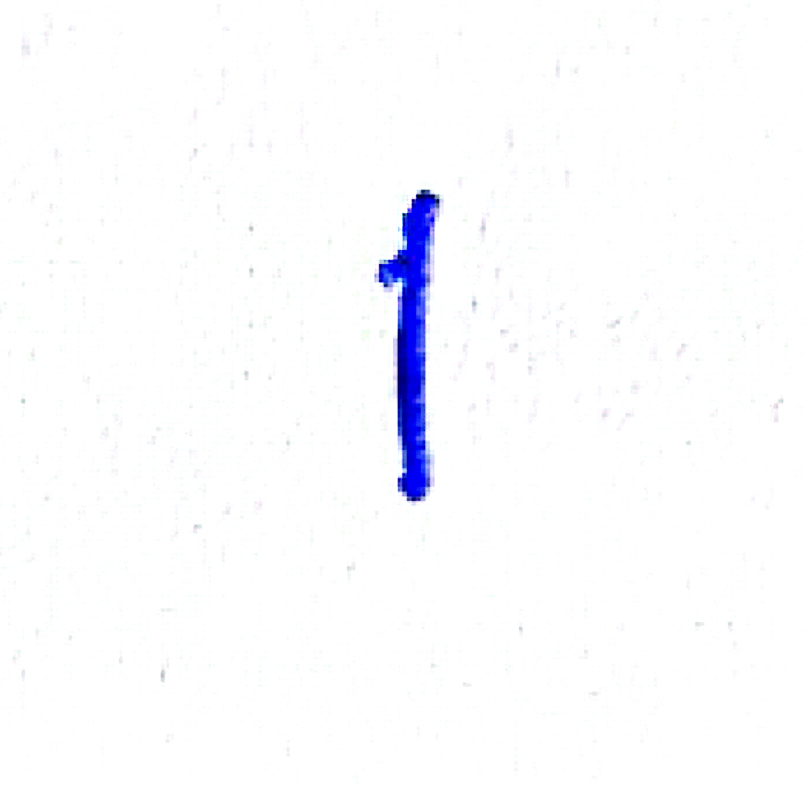
#> input picture Sample Test Images/Number_1_Sample_Input_Img.jpg, 806 x 785 px; its folder holds only this picture in this run
$ python -i evaluate_func.py   (imports and definitions only)
#> lines starting #> are read from the running program, lines starting #| are printed output that depends on the picture; after the words box and inside, x2 and y2 are one past the last pixel; in counts of white or black regions, pixels touching at a corner belong together
# -*- coding: utf-8 -*-
# Custom Module 4: 'evaluate_func.py'
'''
This module comprises functions to pre-process test input, display
model training and evaluation results
'''

# Necessary Libraries
import numpy as np
import pandas as pd
import matplotlib.pyplot as plt
import seaborn as sns
import cv2
from google.colab.patches import cv2_imshow
import tensorflow
from tensorflow.keras.utils import to_categorical


# For Reproducible Results: reset seeds and reset global tensorflow sessions
# Set seed_value
seed_value = 0

# 1. Set the `PYTHONHASHSEED` environment variable at a fixed value
import os
os.environ['PYTHONHASHSEED']=str(seed_value)

# 2. Set the `python` built-in pseudo-random generator at a fixed value
import random
# [1 line not run here, left out]

# 3. Set the `numpy` pseudo-random generator at a fixed value
import numpy as np
# [1 line not run here, left out]

# 4. Set the `tensorflow` pseudo-random generator at a fixed value
import tensorflow as tf
# [5 lines not run here, left out]

# 5. For working on GPUs from "TensorFlow Determinism"
os.environ["TF_DETERMINISTIC_OPS"] = "1"

# 6. Configure a new global `tensorflow` session
# [8 lines not run here, left out]


# Class to store model evaluation results
class eval_func:

  # [67 lines left out: functions evaluate_model_test_set, confusion_mtx_and_class_report, not called in this run]


  @staticmethod
  def preprocess_test_input_img(test_image_path):
    '''
    This function takes the path to the input test image
    and returns a preprocessed image (which can be used as a input to the model)
    (Input): Single test image path
    (Output): Preprocessed image
    '''

    # Read the original test image
    orig_sample_test_img = cv2.cvtColor(cv2.imread(test_image_path), cv2.COLOR_BGR2RGB)

    # Convert image to gray scale
    gray_sample_test_img = cv2.cvtColor(orig_sample_test_img, cv2.COLOR_RGB2GRAY)

    # Resizing image to desired input size
    gray_resized_test_img = cv2.resize(gray_sample_test_img, (28, 28),
                        interpolation = cv2.INTER_AREA)   # To shrink an image

    # Remove blemishes from image (if any)
    (thresh, black_n_white_sample_img) = cv2.threshold(gray_resized_test_img, 127,255, cv2.THRESH_BINARY_INV)
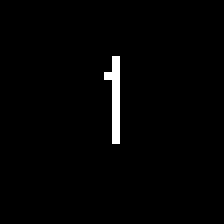
#> black_n_white_sample_img: shape (28, 28) (shown 8 times larger); 1.5% white in thin lines or dots, all inside (x1, y1, x2, y2) = (13, 7, 15, 18)

    # Display Images	: Plot Sample Input and Preprocessed Test Image

    f = plt.figure(figsize=(10,5))
    ax1 = f.add_subplot(121)
    ax2 = f.add_subplot(122)

    ax1.imshow(np.squeeze(orig_sample_test_img), cmap='gray')
    ax1.set_title("Original Test Input Image", pad=15, fontsize=13, fontweight='bold')
    ax2.imshow(np.squeeze(black_n_white_sample_img), cmap='gray')
    ax2.set_title("Preprocessed Test Input Image", pad=15, fontsize=13, fontweight='bold')
    plt.tight_layout()
    plt.show()
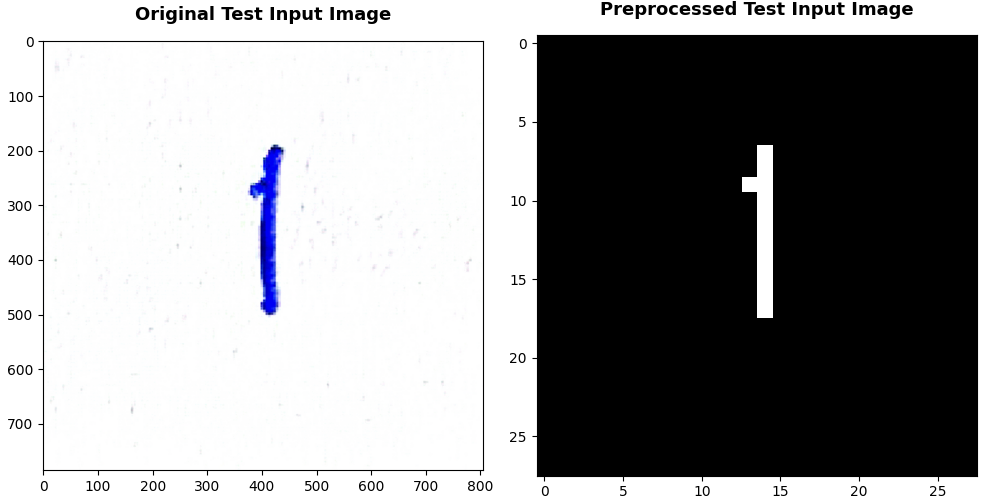
#> figure drawn by matplotlib, 2 panels

    return orig_sample_test_img, black_n_white_sample_img


  # [38 lines left out: function predict_mnist_img_n_randnum_summed_op, not called in this run]

class model_training_results:

  # [18 lines left out: function retrieve_best_model_training_scores, not called in this run]

>>> result = eval_func().preprocess_test_input_img('Sample Test Images/Number_1_Sample_Input_Img.jpg')

$ run again, on Sample Test Images/Number_2_Sample_Input_Img.jpg
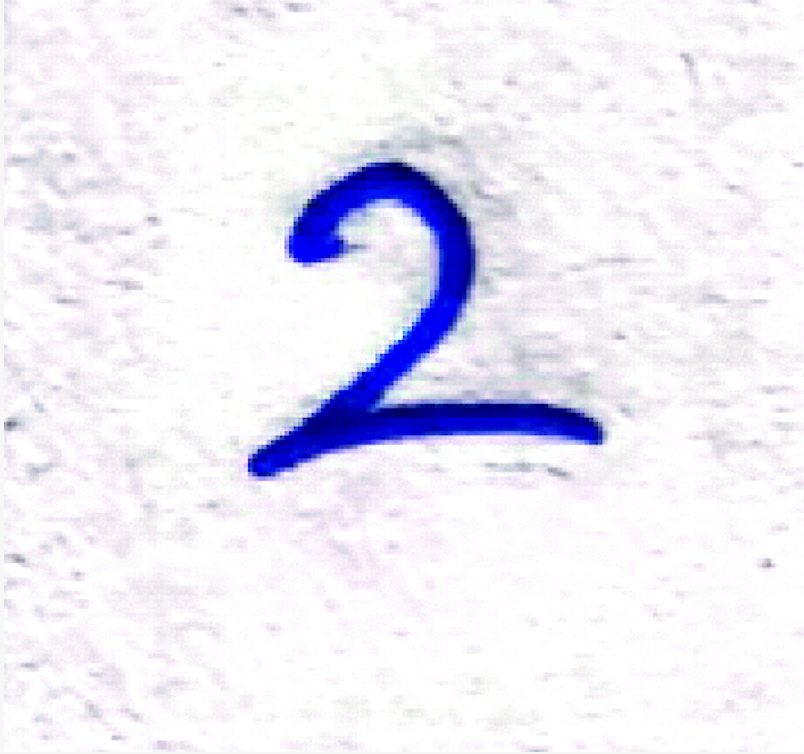
#> input picture Sample Test Images/Number_2_Sample_Input_Img.jpg, 804 x 754 px
#> in preprocess_test_input_img, `(thresh, black_n_white_sample_img) = cv2.threshold(gray_resized_test_i..`:
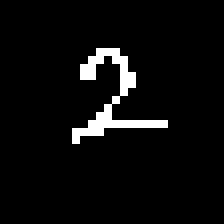
#> black_n_white_sample_img: shape (28, 28) (shown 8 times larger); 4.6% white in thin lines or dots, all inside (x1, y1, x2, y2) = (9, 6, 21, 18)
#> in preprocess_test_input_img, `plt.show()`:
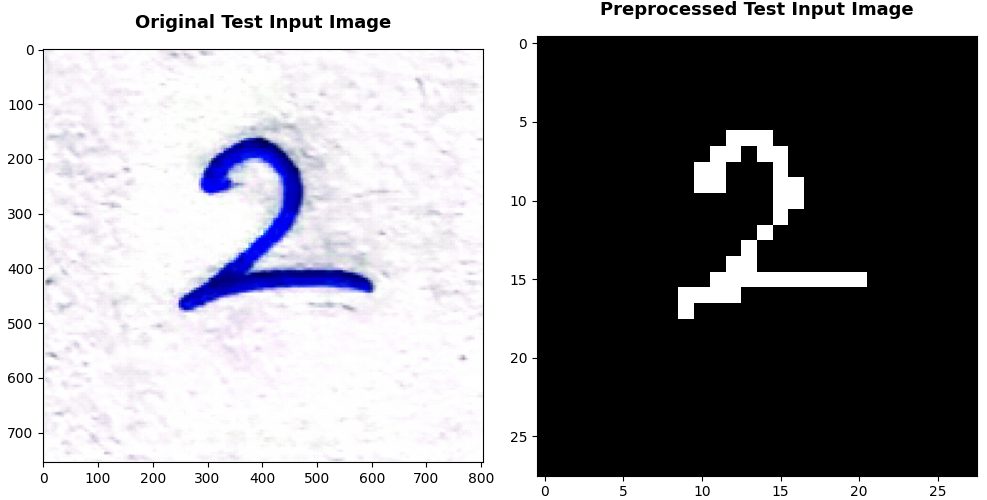
#> figure drawn by matplotlib, 2 panels

$ run again, on Sample Test Images/Number_3_type1_Sample_Input_Img.jpg
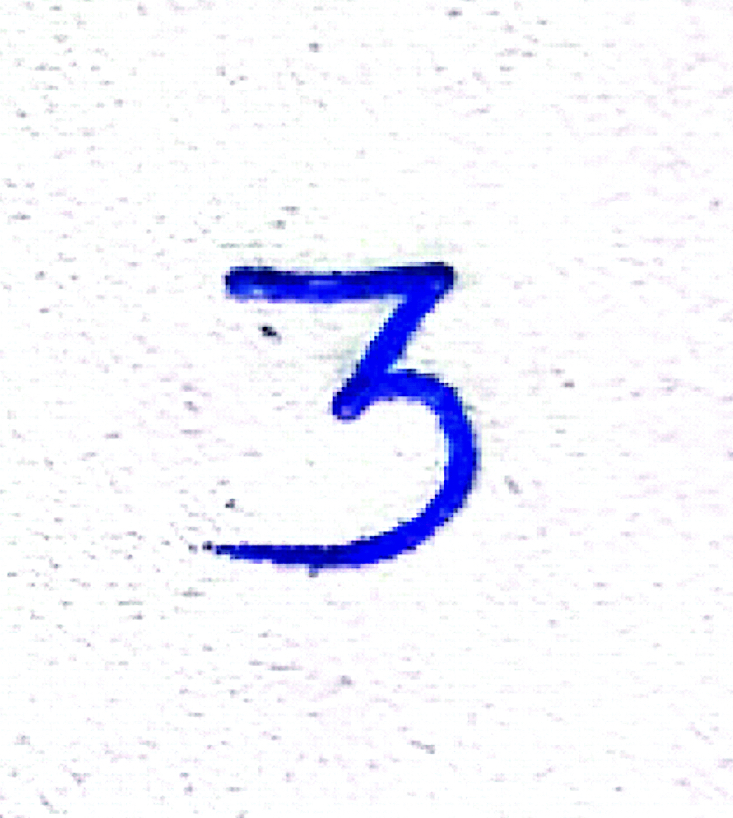
#> input picture Sample Test Images/Number_3_type1_Sample_Input_Img.jpg, 733 x 818 px
#> in preprocess_test_input_img, `(thresh, black_n_white_sample_img) = cv2.threshold(gray_resized_test_i..`:
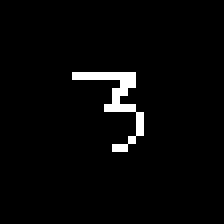
#> black_n_white_sample_img: shape (28, 28) (shown 8 times larger); 2.9% white in thin lines or dots, all inside (x1, y1, x2, y2) = (9, 9, 18, 19)
#> in preprocess_test_input_img, `plt.show()`:
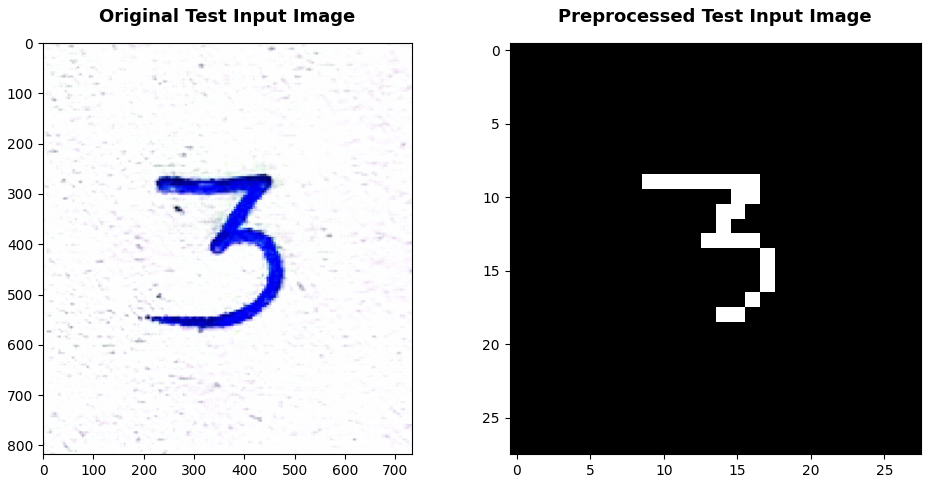
#> figure drawn by matplotlib, 2 panels

$ run again, on Sample Test Images/Number_3_type2_Sample_Input_Img.jpg
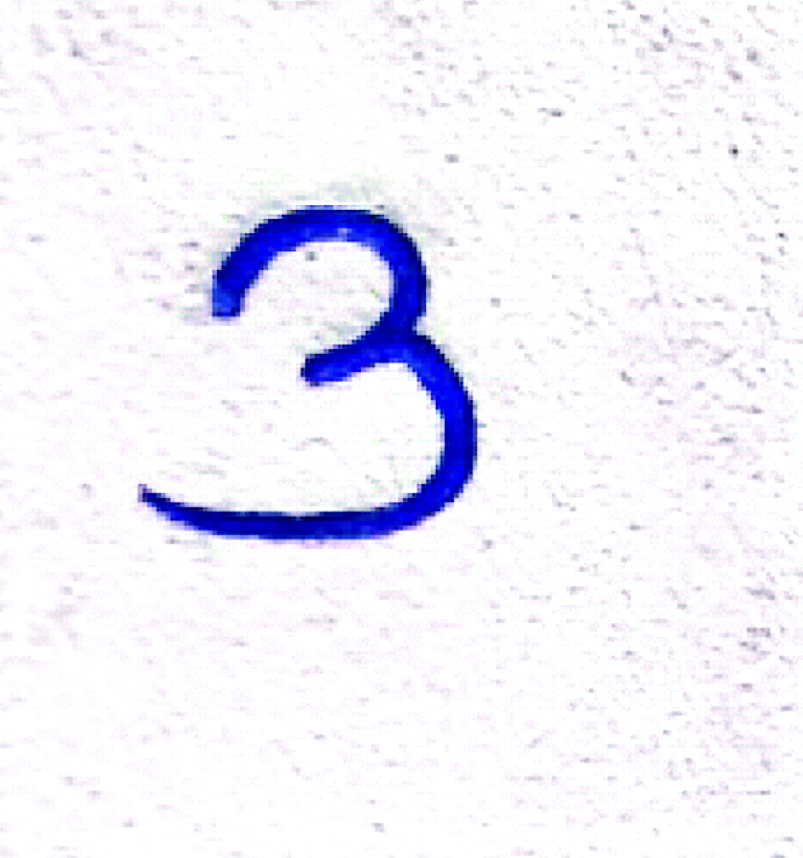
#> input picture Sample Test Images/Number_3_type2_Sample_Input_Img.jpg, 803 x 858 px
#> in preprocess_test_input_img, `(thresh, black_n_white_sample_img) = cv2.threshold(gray_resized_test_i..`:
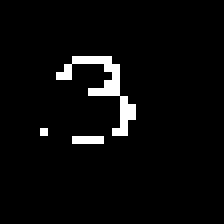
#> black_n_white_sample_img: shape (28, 28) (shown 8 times larger); 3.8% white in thin lines or dots, all inside (x1, y1, x2, y2) = (5, 7, 17, 18)
#> in preprocess_test_input_img, `plt.show()`:
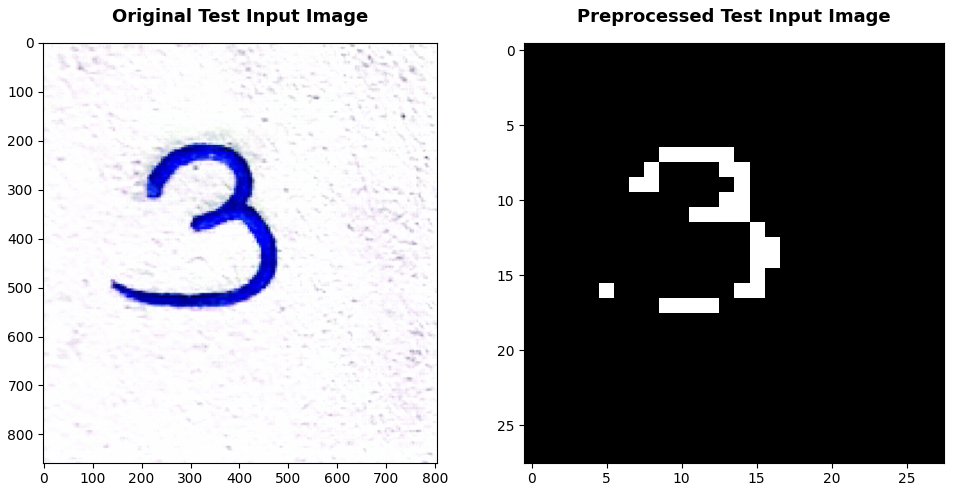
#> figure drawn by matplotlib, 2 panels
